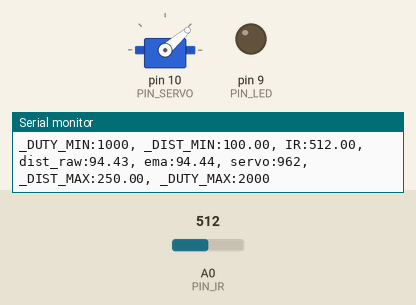
Recording of a sketch running on a simulated Arduino Uno, built with avr-gcc and run on an emulated ATmega328P. Parts: servo, output pins drawn as LEDs (lit = HIGH), the last lines printed to the serial monitor. The inputs (shaded band) are chosen by the test bench; at power-on: A0 (PIN_IR) = 512.

Above: at 1.2 s.
1.3 s: A0 (PIN_IR) set to 716
At 2.6 s:
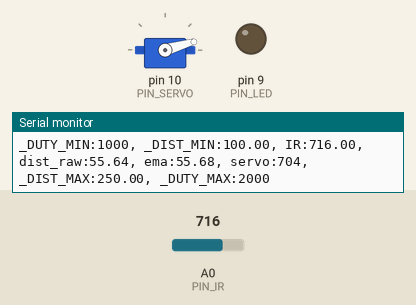
4.3 s: A0 (PIN_IR) set to 306
At 6.7 s:
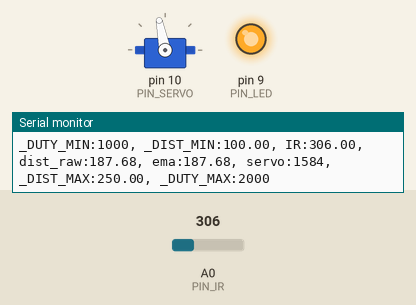
7.3 s: A0 (PIN_IR) set to 1010
At 8.8 s:
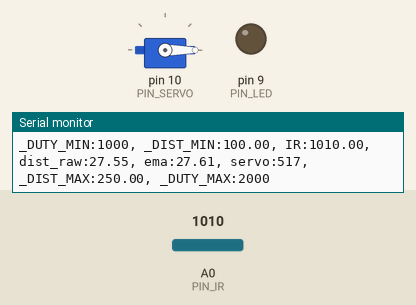
9.1 s: A0 (PIN_IR) set to 240
At 11.3 s:
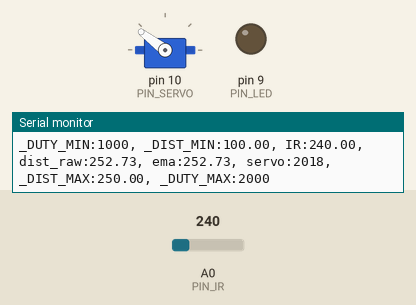
12.1 s: A0 (PIN_IR) set to 243
At 13.1 s:
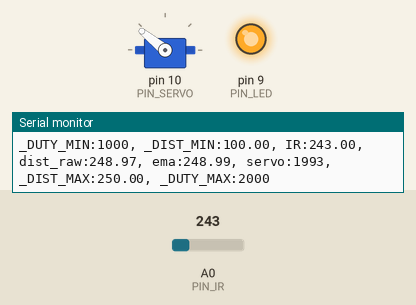
13.7 s: A0 (PIN_IR) set to 260
At 15.4 s:
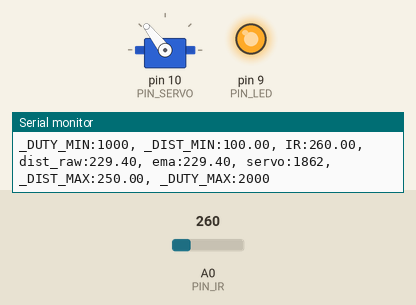
Timing chart, 0 to 16.7 s (numbered marks = the images above; inputs shaded):
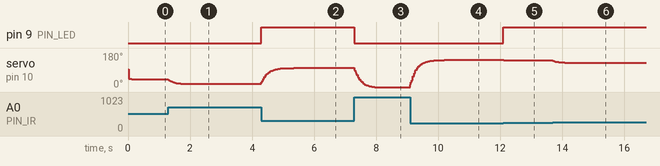

The sketch:

17_example_3.ino
```cpp
#include <Servo.h>


// Arduino pin assignment
#define PIN_IR    A0        // IR sensor at Pin A0
#define PIN_LED   9
#define PIN_SERVO 10
#define _DUTY_MIN 1000      // servo full clockwise position (0 degree)
#define _DUTY_NEU 1500      // servo neutral position (90 degree)
#define _DUTY_MAX 2000      // servo full counter-clockwise position (180 degree)

#define _DIST_MIN  100.0    // minimum distance 100mm
#define _DIST_MAX  250.0    // maximum distance 250mm

#define EMA_ALPHA  0.1      // Alpha value for EMA Filter
#define LOOP_INTERVAL 20    // Loop Interval (unit: msec)

Servo myservo;
unsigned long last_loop_time = 0;  // unit: msec
float dist_prev = _DIST_MIN;
float dist_ema = _DIST_MIN;

void setup()
{
 pinMode(PIN_LED, OUTPUT);
 myservo.attach(PIN_SERVO);
 myservo.writeMicroseconds(_DUTY_NEU);

 Serial.begin(1000000);    // 1,000,000 bps
}

void loop()
{
 unsigned long time_curr = millis();
 int duty;
 float a_value, dist_raw;

 // wait until next event time
 if (time_curr < (last_loop_time + LOOP_INTERVAL))
   return;
 last_loop_time += LOOP_INTERVAL;

 a_value = analogRead(PIN_IR);
 dist_raw = ((6762.0 / (a_value - 9.0)) - 4.0) * 10.0;

 // Range Filter code (_DIST_MIN ~ _DIST_MAX) and turn on LED if the distance is in the range
 if (dist_raw >= _DIST_MIN && dist_raw <= _DIST_MAX) {
   digitalWrite(PIN_LED, HIGH);  // Turn on LED
 } else {
   digitalWrite(PIN_LED, LOW);   // Turn off LED
 }

 // EMA filter implementation
 dist_ema = (EMA_ALPHA * dist_raw) + ((1.0 - EMA_ALPHA) * dist_ema);

 // Calculate duty value equivalent to map() function
 duty = _DUTY_MIN + (dist_ema - _DIST_MIN) * (_DUTY_MAX - _DUTY_MIN) / (_DIST_MAX - _DIST_MIN);
 myservo.writeMicroseconds(duty);
 // Serial output
 Serial.print("_DUTY_MIN:");  Serial.print(_DUTY_MIN);
 Serial.print(", _DIST_MIN:");  Serial.print(_DIST_MIN);
 Serial.print(", IR:");        Serial.print(a_value);
 Serial.print(", dist_raw:");  Serial.print(dist_raw);
 Serial.print(", ema:");       Serial.print(dist_ema);
 Serial.print(", servo:");     Serial.print(duty);
 Serial.print(", _DIST_MAX:"); Serial.print(_DIST_MAX);
 Serial.print(", _DUTY_MAX:"); Serial.print(_DUTY_MAX);
 Serial.println("");
}
```

Measured:
- the behaviour switches between 242 and 243 on A0 (PIN_IR) (found by bisection; images 4 and 5)
- after the input at 1.3 s, servo on pin 10 (PIN_SERVO): moves from 41° to 16° over 0.60 s, starting at once
- after the input at 4.3 s, pin 9 (PIN_LED): LOW → HIGH at once; servo on pin 10 (PIN_SERVO): moves from 16° to 101° over 1.0 s, starting at once
- after the input at 7.3 s, pin 9 (PIN_LED): HIGH → LOW at once; servo on pin 10 (PIN_SERVO): moves from 101° to 0° over 0.66 s, starting at once
- after the input at 9.1 s, servo on pin 10 (PIN_SERVO): moves from 0° to 143° over 1.1 s, starting at once
- after the input at 12.1 s, pin 9 (PIN_LED): LOW → HIGH at once; servo on pin 10 (PIN_SERVO): 143° → 142° at once, → 141° 0.12 s later
- after the input at 13.7 s, servo on pin 10 (PIN_SERVO): moves from 141° to 128° over 0.56 s, starting at once
